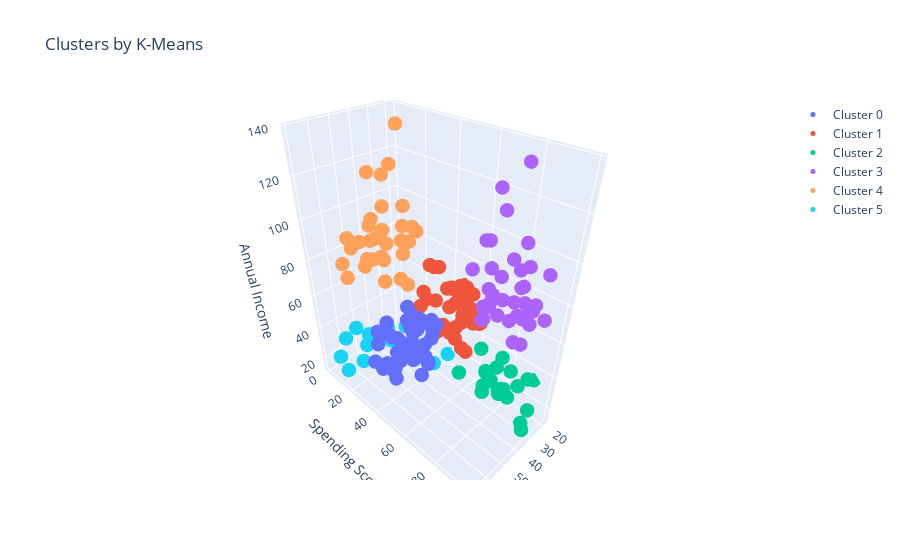

Notebook code cell kept with this figure:
### Markdown cell above
#  Create an interactive 3D view of K-Means with 6 clusters with Plotly
The code below creates a function tracer that uses the KM6_clustered DataFrame to produce a 3D scatter plot trace for a specific cluster. Each cluster is given a unique scatter plot trace, with the age, spending score, and annual income acting as the x, y, and z axes, respectively. Each cluster's data is kept in a separate trace object. With the data and layout configuration, it next uses Plotly to create an interactive 3D plot, displaying each cluster with a distinct colour and name.

### Code cell
def tracer(db, n, name):
    '''
    This function returns trace object for Plotly
    '''
    return go.Scatter3d(
        x = db[db['Cluster']==n]['Age'],
        y = db[db['Cluster']==n]['Spending Score (1-100)'],
        z = db[db['Cluster']==n]['Annual Income (k$)'],
        mode = 'markers',
        name = name,
        marker = dict(
            size = 5
        )
     )
trace0 = tracer(KM6_clustered, 0, 'Cluster 0')
trace1 = tracer(KM6_clustered, 1, 'Cluster 1')
trace2 = tracer(KM6_clustered, 2, 'Cluster 2')
trace3 = tracer(KM6_clustered, 3, 'Cluster 3')
trace4 = tracer(KM6_clustered, 4, 'Cluster 4')
trace5 = tracer(KM6_clustered, 5, 'Cluster 5')

data = [trace0, trace1, trace2, trace3, trace4, trace5]

layout = go.Layout(
    title = 'Clusters by K-Means',
    scene = dict(
            xaxis = dict(title = 'Age'),
            yaxis = dict(title = 'Spending Score'),
            zaxis = dict(title = 'Annual Income')
        )
)

fig = go.Figure(data=data, layout=layout)
py.offline.iplot(fig)

### Figure 1 — Plotly figure (JSON) as saved in the notebook; plotly's stock layout.template omitted (floating-point values rounded to 4 significant figures)
{"data": [{"marker": {"size": 5}, "mode": "markers", "name": "Cluster 0", "type": "scatter3d", "x": [65, 48, 50, 49, 59, 50, 47, 51, 69, 53, 70, 67, 54, 63, 43, 68, 70, 47, 60, 60, 59, 45, 49, 57, 67, 46, 48, 55, 50, 68, 48, 47, 48, 49, 67, 49, 66, 54, 68, 66, 65, 63, 49, 51, 50], "y": [35, 36, 55, 52, 60, 45, 41, 50, 46, 46, 56, 52, 59, 51, 50, 48, 55, 42, 49, 56, 47, 53, 42, 51, 41, 44, 46, 58, 46, 55, 49, 47, 42, 48, 59, 56, 50, 46, 43, 48, 52, 43, 59, 43, 57], "z": [38, 39, 40, 42, 43, 43, 43, 44, 44, 46, 46, 47, 47, 48, 48, 48, 49, 49, 50, 50, 54, 54, 54, 54, 54, 54, 54, 57, 58, 59, 60, 60, 61, 62, 62, 62, 63, 63, 63, 63, 63, 65, 65, 67, 67]}, {"marker": {"size": 5}, "mode": "markers", "name": "Cluster 1", "type": "scatter3d", "x": [31, 27, 29, 31, 33, 31, 27, 19, 18, 19, 32, 26, 40, 23, 38, 21, 22, 34, 18, 40, 32, 24, 27, 20, 23, 26, 21, 19, 38, 19, 18, 19, 27, 38, 40, 23, 25, 28], "y": [61, 47, 42, 42, 60, 54, 51, 55, 59, 59, 47, 54, 48, 52, 55, 57, 55, 60, 41, 40, 42, 52, 50, 49, 41, 55, 42, 54, 42, 46, 48, 50, 56, 40, 58, 29, 34, 40], "z": [39, 40, 40, 40, 42, 43, 46, 46, 48, 48, 48, 54, 54, 54, 54, 54, 57, 58, 59, 60, 60, 60, 60, 61, 62, 62, 62, 63, 64, 64, 65, 65, 67, 67, 69, 70, 72, 76]}, {"marker": {"size": 5}, "mode": "markers", "name": "Cluster 2", "type": "scatter3d", "x": [21, 23, 22, 23, 30, 35, 24, 22, 20, 35, 25, 31, 29, 35, 23, 21, 18, 21, 30, 20, 24, 24], "y": [81, 77, 76, 94, 72, 99, 77, 79, 66, 98, 73, 73, 82, 61, 87, 73, 92, 81, 73, 75, 92, 65], "z": [15, 16, 17, 18, 19, 19, 20, 20, 21, 23, 24, 25, 28, 28, 29, 30, 33, 33, 34, 37, 38, 39]}, {"marker": {"size": 5}, "mode": "markers", "name": "Cluster 3", "type": "scatter3d", "x": [39, 31, 40, 38, 39, 31, 29, 32, 35, 32, 32, 28, 32, 34, 39, 38, 27, 30, 30, 29, 31, 36, 33, 32, 28, 36, 30, 27, 35, 32, 29, 30, 28, 36, 32, 38, 35, 32, 30], "y": [91, 77, 95, 75, 75, 71, 88, 73, 72, 93, 87, 97, 74, 90, 88, 76, 89, 78, 73, 83, 93, 75, 95, 63, 75, 92, 86, 69, 90, 86, 88, 97, 68, 85, 69, 91, 79, 74, 83], "z": [69, 70, 71, 71, 71, 72, 73, 73, 74, 75, 76, 77, 77, 78, 78, 78, 78, 78, 78, 79, 81, 85, 86, 87, 87, 87, 88, 88, 93, 97, 98, 99, 101, 103, 103, 113, 120, 126, 137]}, {"marker": {"size": 5}, "mode": "markers", "name": "Cluster 4", "type": "scatter3d", "x": [43, 59, 47, 20, 44, 19, 57, 25, 48, 34, 43, 44, 47, 37, 34, 56, 19, 50, 42, 36, 40, 36, 52, 58, 59, 37, 46, 41, 54, 41, 34, 33, 47, 45, 32], "y": [35, 11, 9, 5, 7, 10, 5, 12, 36, 22, 17, 20, 16, 1, 1, 35, 5, 26, 20, 27, 13, 10, 13, 15, 14, 32, 15, 39, 24, 17, 23, 8, 16, 28, 18], "z": [71, 71, 71, 73, 73, 74, 75, 77, 77, 78, 78, 78, 78, 78, 78, 79, 81, 85, 86, 87, 87, 87, 88, 88, 93, 97, 98, 99, 101, 103, 103, 113, 120, 126, 137]}, {"marker": {"size": 5}, "mode": "markers", "name": "Cluster 5", "type": "scatter3d", "x": [19, 20, 31, 35, 64, 67, 58, 37, 35, 52, 35, 46, 54, 45, 40, 60, 53, 49, 42, 36, 49], "y": [39, 6, 40, 6, 3, 14, 15, 13, 35, 29, 35, 5, 14, 32, 31, 4, 4, 14, 17, 26, 28], "z": [15, 16, 17, 18, 19, 19, 20, 20, 21, 23, 24, 25, 28, 28, 29, 30, 33, 33, 34, 37, 39]}], "layout": {"scene": {"xaxis": {"title": {"text": "Age"}}, "yaxis": {"title": {"text": "Spending Score"}}, "zaxis": {"title": {"text": "Annual Income"}}}, "title": {"text": "Clusters by K-Means"}}}
